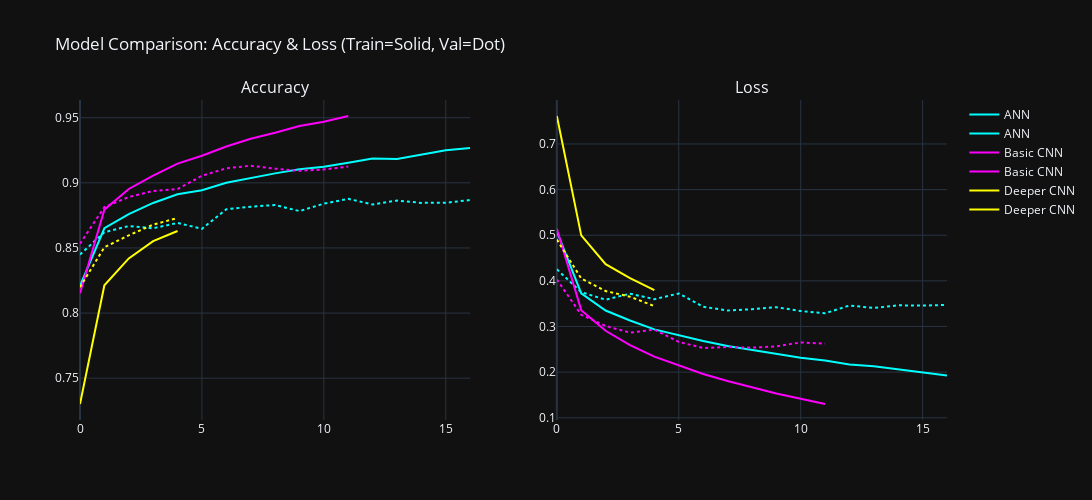

Notebook source saved alongside this figure:
### Markdown cell above
#### 4.3) Model Comparison

- Created a dataframe to store **test loss** and **test accuracy** for ANN, Basic CNN, and Deeper CNN.  
- Plotted training history for each model (accuracy & loss vs. epochs).  
- Helps compare how models learn and generalize over time.

### Code cell
import plotly.graph_objects as go
from plotly.subplots import make_subplots

models = {
    "ANN": ("cyan", ann_history),
    "Basic CNN": ("magenta", basic_cnn_history),
    "Deeper CNN": ("yellow", deeper_cnn_history)
}

performance_data = {
    'Model': ['ANN', 'Basic CNN', 'Deeper CNN'],
    'Test Loss': [loss_ann, loss_basic_cnn, loss_deeper_cnn],
    'Test Accuracy': [accuracy_ann, accuracy_basic_cnn, accuracy_deeper_cnn]
}

performance_df = pd.DataFrame(performance_data)

fig = make_subplots(rows=1, cols=2, subplot_titles=('Accuracy', 'Loss'))

for name, (color, history) in models.items():
    # Accuracy
    fig.add_trace(go.Scatter(y=history.history['accuracy'], mode='lines',
                             name=name, line=dict(color=color, dash='solid')), row=1, col=1)
    fig.add_trace(go.Scatter(y=history.history['val_accuracy'], mode='lines',
                             name=name, line=dict(color=color, dash='dot'), showlegend=False), row=1, col=1)

    # Loss
    fig.add_trace(go.Scatter(y=history.history['loss'], mode='lines',
                             name=name, line=dict(color=color, dash='solid')), row=1, col=2)
    fig.add_trace(go.Scatter(y=history.history['val_loss'], mode='lines',
                             name=name, line=dict(color=color, dash='dot'), showlegend=False), row=1, col=2)

fig.update_layout(
    title_text="Model Comparison: Accuracy & Loss (Train=Solid, Val=Dot)",
    height=500,
    width=1200,
    template="plotly_dark"
)

fig.show()

### Figure 1 — Plotly figure (JSON) as saved in the notebook; plotly's stock layout.template omitted (floating-point values rounded to 4 significant figures)
{"data": [{"line": {"color": "cyan", "dash": "solid"}, "mode": "lines", "name": "ANN", "type": "scatter", "xaxis": "x", "y": [0.8209, 0.8651, 0.876, 0.8845, 0.8912, 0.8944, 0.9, 0.9038, 0.9073, 0.9104, 0.9123, 0.9155, 0.9186, 0.9183, 0.9215, 0.925, 0.9268], "yaxis": "y"}, {"line": {"color": "cyan", "dash": "dot"}, "mode": "lines", "name": "ANN", "showlegend": false, "type": "scatter", "xaxis": "x", "y": [0.845, 0.862, 0.8668, 0.8651, 0.8692, 0.8647, 0.8797, 0.8817, 0.883, 0.8783, 0.884, 0.8877, 0.8834, 0.8864, 0.8846, 0.8847, 0.8868], "yaxis": "y"}, {"line": {"color": "cyan", "dash": "solid"}, "mode": "lines", "name": "ANN", "type": "scatter", "xaxis": "x2", "y": [0.5084, 0.3724, 0.335, 0.3131, 0.2937, 0.2805, 0.2682, 0.2572, 0.2483, 0.2399, 0.2317, 0.2255, 0.2169, 0.2126, 0.2056, 0.1987, 0.1927], "yaxis": "y2"}, {"line": {"color": "cyan", "dash": "dot"}, "mode": "lines", "name": "ANN", "showlegend": false, "type": "scatter", "xaxis": "x2", "y": [0.4253, 0.3753, 0.3587, 0.3719, 0.3598, 0.3724, 0.3433, 0.335, 0.3378, 0.3423, 0.3339, 0.3288, 0.3461, 0.3405, 0.3464, 0.3459, 0.3473], "yaxis": "y2"}, {"line": {"color": "magenta", "dash": "solid"}, "mode": "lines", "name": "Basic CNN", "type": "scatter", "xaxis": "x", "y": [0.8152, 0.8794, 0.8953, 0.9056, 0.9148, 0.9208, 0.9279, 0.9338, 0.9384, 0.9436, 0.9469, 0.9513], "yaxis": "y"}, {"line": {"color": "magenta", "dash": "dot"}, "mode": "lines", "name": "Basic CNN", "showlegend": false, "type": "scatter", "xaxis": "x", "y": [0.8532, 0.8814, 0.8891, 0.8938, 0.8952, 0.9054, 0.9112, 0.9131, 0.9109, 0.9093, 0.9102, 0.9125], "yaxis": "y"}, {"line": {"color": "magenta", "dash": "solid"}, "mode": "lines", "name": "Basic CNN", "type": "scatter", "xaxis": "x2", "y": [0.5144, 0.3358, 0.2906, 0.2593, 0.234, 0.2152, 0.1959, 0.1807, 0.167, 0.1531, 0.1419, 0.1301], "yaxis": "y2"}, {"line": {"color": "magenta", "dash": "dot"}, "mode": "lines", "name": "Basic CNN", "showlegend": false, "type": "scatter", "xaxis": "x2", "y": [0.403, 0.3256, 0.3011, 0.2865, 0.2931, 0.2662, 0.2528, 0.2549, 0.2536, 0.2564, 0.265, 0.2624], "yaxis": "y2"}, {"line": {"color": "yellow", "dash": "solid"}, "mode": "lines", "name": "Deeper CNN", "type": "scatter", "xaxis": "x", "y": [0.7301, 0.8213, 0.842, 0.8552, 0.863], "yaxis": "y"}, {"line": {"color": "yellow", "dash": "dot"}, "mode": "lines", "name": "Deeper CNN", "showlegend": false, "type": "scatter", "xaxis": "x", "y": [0.8199, 0.8505, 0.8597, 0.8679, 0.873], "yaxis": "y"}, {"line": {"color": "yellow", "dash": "solid"}, "mode": "lines", "name": "Deeper CNN", "type": "scatter", "xaxis": "x2", "y": [0.7613, 0.4997, 0.4365, 0.406, 0.3796], "yaxis": "y2"}, {"line": {"color": "yellow", "dash": "dot"}, "mode": "lines", "name": "Deeper CNN", "showlegend": false, "type": "scatter", "xaxis": "x2", "y": [0.4904, 0.4053, 0.3776, 0.3653, 0.3447], "yaxis": "y2"}], "layout": {"annotations": [{"font": {"size": 16}, "showarrow": false, "text": "Accuracy", "x": 0.225, "xanchor": "center", "xref": "paper", "y": 1, "yanchor": "bottom", "yref": "paper"}, {"font": {"size": 16}, "showarrow": false, "text": "Loss", "x": 0.775, "xanchor": "center", "xref": "paper", "y": 1, "yanchor": "bottom", "yref": "paper"}], "height": 500, "title": {"text": "Model Comparison: Accuracy & Loss (Train=Solid, Val=Dot)"}, "width": 1200, "xaxis": {"anchor": "y", "domain": [0, 0.45]}, "xaxis2": {"anchor": "y2", "domain": [0.55, 1]}, "yaxis": {"anchor": "x", "domain": [0, 1]}, "yaxis2": {"anchor": "x2", "domain": [0, 1]}}}
